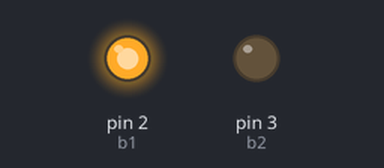
A sketch run on a simulated Arduino Uno, built with avr-gcc and run on an emulated ATmega328P. On the bench: output pins drawn as LEDs (lit = HIGH).

Above: at 0.2 s.
At 2.5 s:
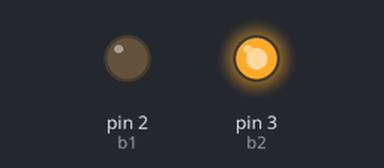
At 4.5 s:
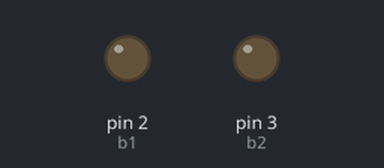
Timing chart, 0 to 6.4 s (numbered marks = the images above):
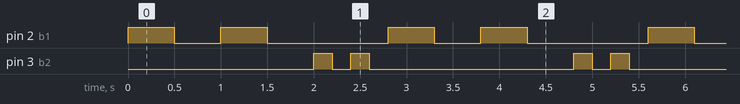

The sketch:

sketch_may29a.ino.ino
```cpp
int b1=2;
int b2=3;
int a=500;
int b=200;
int bb=5;
int c;


void setup() {

  // put your setup code here, to run once:
pinMode(b1, OUTPUT);
pinMode(b2, OUTPUT);

}

void loop() {
   for(c=1;c<=bb;c=c+1);{


  digitalWrite(b1, HIGH);
  delay(a);
  digitalWrite(b1, LOW);
  delay(a);
  digitalWrite(b1, HIGH);
  delay(a);
  digitalWrite(b1, LOW);
  delay(a);

   }
  digitalWrite(b2, HIGH);
  delay(b);
  digitalWrite(b2, LOW);
  delay(b);
  digitalWrite(b2, HIGH);
  delay(b);
  digitalWrite(b2, LOW);
  delay(b);
 }
```

Measured:
- by itself, pin 2 (b1): repeats every 2.8 s: LOW 0.50 s, HIGH 0.50 s, LOW 1.3 s, HIGH 0.50 s
- by itself, pin 3 (b2): repeats every 2.8 s: LOW 0.20 s, HIGH 0.20 s, LOW 2.2 s, HIGH 0.20 s
- by itself, everything shown: repeats every 2.8 s, in 8 steps
